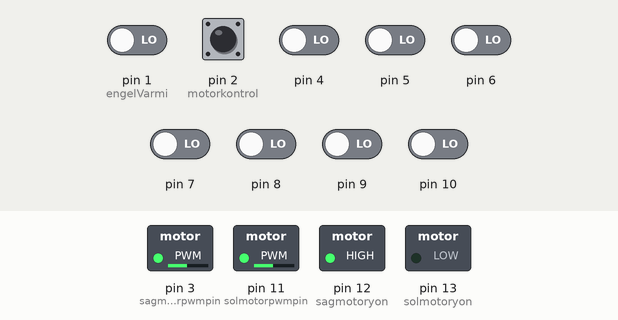
This sketch was run on a simulated Arduino Uno, built with avr-gcc and run on an emulated ATmega328P. Shown: switched loads named in the sketch (green lamp = pin HIGH). The test bench sets the inputs (shaded band); at power-on: pin 2 (motorkontrol) HIGH, pin 1 (engelVarmi), pin 4–10 LOW.

Above: at 10.1 s.
10.2 s: pin 1 (engelVarmi) driven HIGH
At 11.2 s:
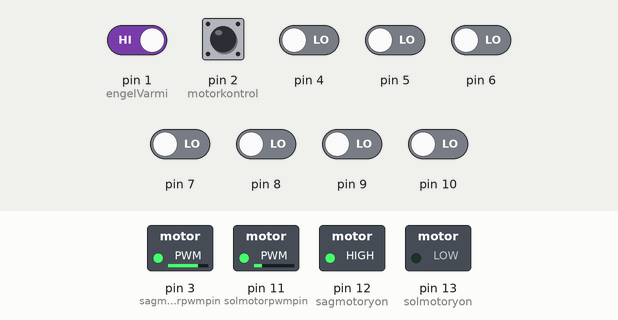
11.7 s: pin 4 driven HIGH
At 12.4 s:
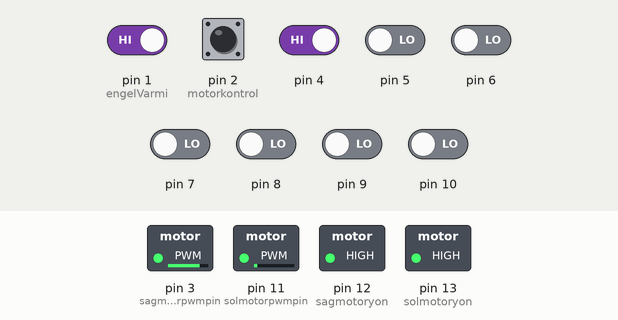
13.2 s: pin 5 driven HIGH
At 13.5 s:
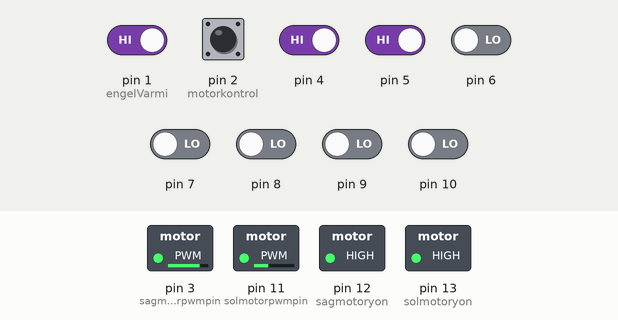
14.7 s: pin 6 driven HIGH
At 15.8 s:
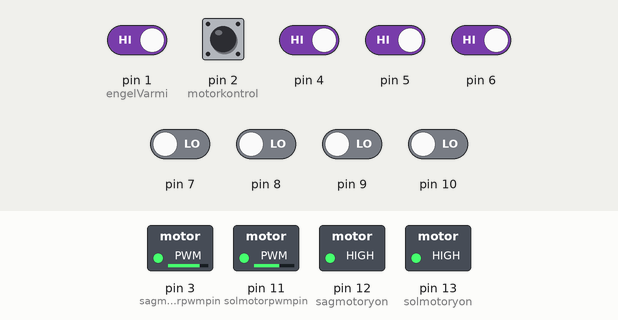
16.2 s: pin 9 driven HIGH
At 16.9 s:
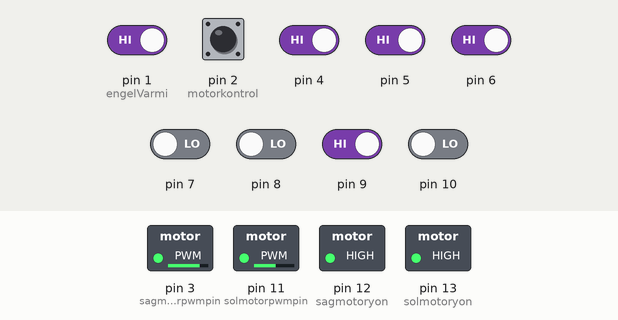
17.7 s: pin 10 driven HIGH
At 18.1 s:
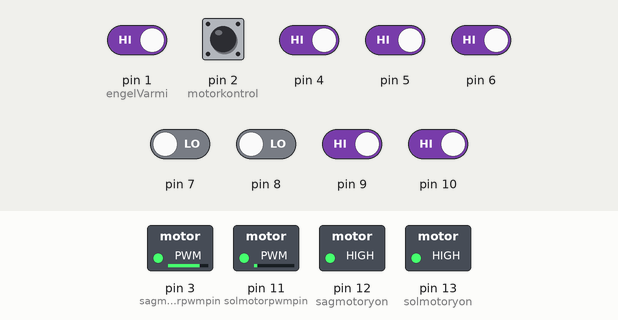
Timing chart, 0 to 20.2 s (numbered marks = the images above; inputs shaded):
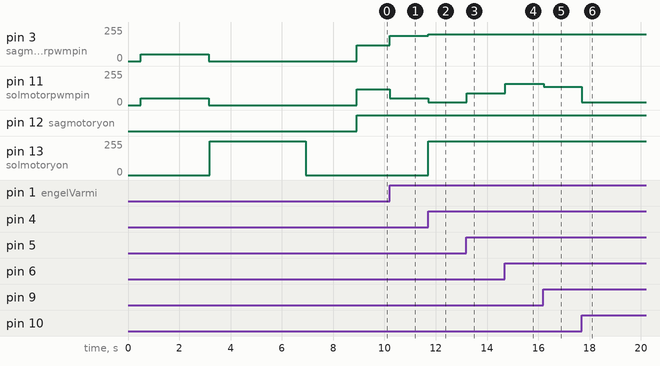

The sketch:

code.ino
```cpp
#include <QTRSensors.h>

#define sagtabanhiz 120
#define soltabanhiz 120
#define solmotoryon  13
#define solmotorpwmpin 11
#define sagmotoryon 12
#define sagmotorpwmpin 3
int engelVarmi = 1;
int sayac = 0;
QTRSensorsRC qtrrc((unsigned char[]) {
  1, 4, 5, 6, 7 , 8, 9, 10
} , 8, 2500, QTR_NO_EMITTER_PIN);

unsigned int sensorValues[8];
void setup()
{
  delay(500);
  pinMode(sagmotoryon, OUTPUT);
  pinMode(sagmotorpwmpin, OUTPUT);
  pinMode(solmotoryon, OUTPUT);
  pinMode(solmotorpwmpin, OUTPUT);
  pinMode(engelVarmi, INPUT);
  int i;
  digitalWrite(13, HIGH);

  for (int i = 0; i < 200; i++)
  {
    if ( 0 <= i || i < 5   )  hafifsagadon();
    if ( 5 <= i || i  < 15   )  hafifsoladon();
    if ( 15 <= i || i < 25   )  hafifsagadon();
    if ( 25 <= i || i < 35   )  hafifsoladon();
    if ( 35 <= i || i < 45   )  hafifsagadon();
    if ( 45 <= i || i < 55  )  hafifsoladon();
    if ( 55 <= i || i < 65   )  hafifsagadon();
    if ( 65 <= i || i < 75  )  hafifsoladon();
    if ( 75 <= i || i < 85   )  hafifsagadon();
    if ( 85 <= i || i < 90  )  hafifsoladon();

    if ( i >= 90  )  {
      frenle();
      delay(5);
    }

    qtrrc.calibrate();
    delay(4);
  }
  digitalWrite(13, LOW);
  delay(2000);
}

int sonhata = 0;
float Kp = 0.14;
float Kd = 2;

int sagmotorpwm = 0;
int solmotorpwm = 0;
int zemin = 1;

void loop()
{


  unsigned int sensorValues[8];
  unsigned int position = qtrrc.readLine(sensorValues, 1, zemin);
  int hata = position - 3500;

  // zemin deðiþtirme kodlarý
//  if ( sensorValues[0] < 200 && sensorValues[7] < 200  ) {
  //  zemin = 0;   //beyaz
//  }
//  if ( sensorValues[0] > 750 && sensorValues[7] > 750  ) {
  //  zemin = 1;   //siyah
 // }


  //////////// motorlara verilecek hýz düzeltme oran hesabý
  int duzeltmehizi = Kp * hata + Kd * (hata - sonhata);
  sonhata = hata;


  //////////// Motorlara uygulanacak kesin hýz ayarlarý
  sagmotorpwm = sagtabanhiz + duzeltmehizi  ;
  solmotorpwm = soltabanhiz - duzeltmehizi  ;

  sagmotorpwm = constrain(sagmotorpwm, -250, 200); ///// Burada motorlara uygulanacak PWM deðerlerine sýnýrlandýrma getirilmiþtir.
  solmotorpwm = constrain(solmotorpwm, -250, 200);
  motorkontrol(sagmotorpwm, solmotorpwm);
  //   Seri monitörde hata, sað ve sol motor hýz deðerlerini gösternek için alttaki satýrý aktif yapýnýz
  //   Serial.print(hata);  Serial.print(" "); Serial.print(sagmotorpwm); Serial.print(" "); Serial.println(solmotorpwm); delay(100);

}
// Motor kontrol alt programý
void motorkontrol(int sagmotorpwm, int solmotorpwm) {

  if (sagmotorpwm <= 0) {
    sagmotorpwm = abs(sagmotorpwm);
    digitalWrite(sagmotoryon, LOW);
    analogWrite(sagmotorpwmpin, sagmotorpwm);
  }
  else {
    digitalWrite(sagmotoryon, HIGH);
    analogWrite(sagmotorpwmpin, sagmotorpwm);
  }

  if (solmotorpwm <= 0) {
    solmotorpwm = abs(solmotorpwm);
    digitalWrite(solmotoryon, HIGH);
    analogWrite(solmotorpwmpin, solmotorpwm);
  }
  else {
    digitalWrite(solmotoryon, LOW);
    analogWrite(solmotorpwmpin, solmotorpwm);
  }
   engelVarmi = digitalRead(2);

  if (engelVarmi == 0)
  {
    if(sayac==0){
      motorkontrol(70,-70);
      sayac=sayac+1;
    }
    if(sayac==1){
      motorkontrol(0,0);
      sayac=sayac+1;
    }
    if(sayac==2){
    motorkontrol(-70,70);
    sayac=sayac+1;
    }
    }
    sayac = sayac + 1;
      while (digitalRead(2) == 0) {
  }
}


void frenle() {
  motorkontrol(0, 0);
}

void hafifsagadon() {
  motorkontrol(50, -50);
}

void hafifsoladon() {
  motorkontrol(-50, 50);
}

/*void kontrol() {
  engelVarmi = digitalRead(1);
  if (engelVarmi == HIGH)
  {

  }
  else {
    motorkontrol(50, - m
    50);
  }*/
/*void kontrol() {
  engelVarmi = digitalRead(1);
  if (engelVarmi == HIGH)
  {

  }
  else {
    motorkontrol(-100, 100);
  }


}*/


void kontrol() {
  engelVarmi = digitalRead(2);
  if (engelVarmi == 0)
  {
    if(sayac==1){
      motorkontrol(70,-70);
    }
    if(sayac==2){
      motorkontrol(0,0);
    }
    if(sayac==3){
    motorkontrol(-70,70);
    }
    }
    sayac = sayac + 1;
      while (digitalRead(2) == 0) {
  }
  }
```

Measured:
- after the input at 10.2 s, pin 3 (sagmotorpwmpin): 120/255 → 190/255 at once; pin 11 (solmotorpwmpin): 120/255 → 50/255 at once
- after the input at 11.7 s, pin 3 (sagmotorpwmpin): 190/255 → 200/255 at once; pin 11 (solmotorpwmpin): 50/255 → 20/255 at once; pin 13 (solmotoryon): 0/255 → 255/255 at once
- after the input at 13.2 s, pin 11 (solmotorpwmpin): 20/255 → 90/255 at once
- after the input at 14.7 s, pin 11 (solmotorpwmpin): 90/255 → 160/255 at once
- after the input at 16.2 s, pin 11 (solmotorpwmpin): 160/255 → 136/255 at once
- after the input at 17.7 s, pin 11 (solmotorpwmpin): 136/255 → 20/255 at once
